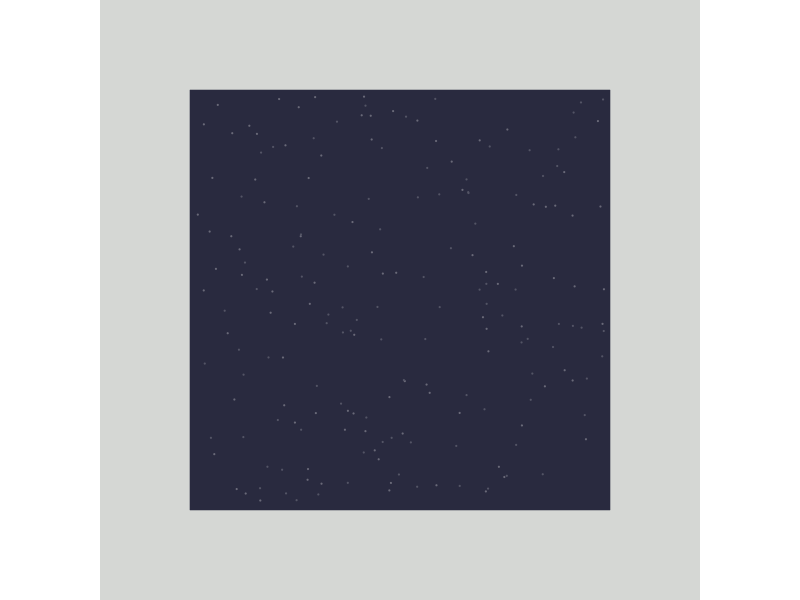

Write the R code that produced this figure. (Note: this script raises an error after producing the figure.)
library(ggplot2)
polygon1 <- sf::st_polygon(list(cbind(c(0, 1, 1, 0, 0), c(0, 0, 1, 1, 0))))
polygon2 <- sf::st_polygon(list(cbind(c(0.15, 0.85, 0.85, 0.15, 0.15), c(0.15, 0.15, 0.85, 0.85, 0.15))))
dots1 <- data.frame(x = runif(100, 0.16, 0.84), y = runif(100, 0.16, 0.84))
dots2 <- data.frame(x = runif(100, 0.16, 0.84), y = runif(100, 0.16, 0.84))
ggplot() +
  geom_sf(data = polygon1, fill = "#d5d7d4", colour = "#d5d7d4") +
  geom_sf(data = polygon2, fill = "#292a3f", colour = "#292a3f") +
  geom_point(data = dots1, mapping = aes(x = x, y = y), colour = "#696978", size = 0.1) +
  geom_point(data = dots2, mapping = aes(x = x, y = y), colour = "#535465", size = 0.1) +
  coord_sf(expand = FALSE) +
  theme_void()
ggplot2::ggsave(filename = "2023/art/11_suprematism.png",
                width = 600,
                height = 600,
                unit = "px")
